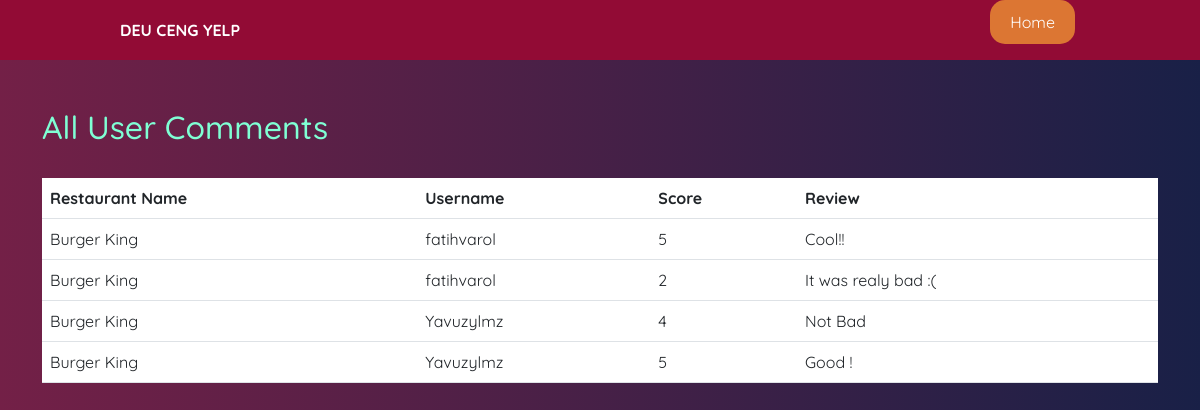
/Restaurantcomments.php?id=13, run on the app's committed database.
### tables this page shows
CREATE TABLE `reviews` (
  `ReviewId` int NOT NULL AUTO_INCREMENT,
  `Message` longtext,
  `Score` double DEFAULT NULL,
  `UserId` int DEFAULT NULL,
  `RestaurantId` int DEFAULT NULL,
  PRIMARY KEY (`ReviewId`),
  KEY `fk_reviews_users1_idx` (`UserId`),
  KEY `fk_reviews_restaurants1_idx` (`RestaurantId`),
  CONSTRAINT `fk_reviews_restaurants1` FOREIGN KEY (`RestaurantId`) REFERENCES `restaurants` (`RestaurantId`),
  CONSTRAINT `fk_reviews_users1` FOREIGN KEY (`UserId`) REFERENCES `users` (`UserId`)
);

CREATE TABLE `restaurants` (
  `RestaurantId` int NOT NULL AUTO_INCREMENT,
  `UserId` int DEFAULT NULL,
  `RestaurantName` varchar(50) DEFAULT NULL,
  `About` varchar(45) DEFAULT NULL,
  `ServiceScore` double DEFAULT '0',
  `TypeId` int NOT NULL,
  PRIMARY KEY (`RestaurantId`),
  KEY `fk_restaurants_restaurant_types_idx` (`TypeId`),
  CONSTRAINT `fk_restaurants_restaurant_types` FOREIGN KEY (`TypeId`) REFERENCES `restaurant_types` (`TypeId`)
);

CREATE TABLE `users` (
  `UserId` int NOT NULL AUTO_INCREMENT,
  `Name` varchar(45) DEFAULT NULL,
  `Surname` varchar(45) DEFAULT NULL,
  `Username` varchar(45) NOT NULL,
  `Password` varchar(45) NOT NULL,
  `UserType` int NOT NULL,
  PRIMARY KEY (`UserId`),
  UNIQUE KEY `Username_UNIQUE` (`Username`)
);

### RestaurantComments.php (the view, shortened to what this page needs)
<!DOCTYPE html>
<html lang="en">
<head>
    <link rel="stylesheet" href="	https://cdn.jsdelivr.net/npm/bootstrap@5.3.0-alpha1/dist/css/bootstrap.min.css">
</head>
<body style="background-image: image(src='images/Home.jpg');">
    <header>
        <a href="/Restaurant_Review/Home.php" class="logo">DEU CENG YELP</a>
        <nav>
            <ul>
                <li><a href="http://localhost/Restaurant_Review/Homeafterlogin.php#" class="cta">Home</a></li>
            </ul>
        </nav>
    </header>
    <div class="container my-5">
        <h2>All User Comments</h2>
        <br>
        <table class="table">
            <thead>
                <tr>
                    <th>Restaurant Name</th>
                    <th> Username </th>
                    <th> Score </th>
                    <th>Review</th>
                </tr>
            </thead>
            <tbody>
                <?php
                include "databasequery.php";
                if ($_SERVER['REQUEST_METHOD']=='GET') {
                    $id = $_GET["id"];
                }
                $sql = "SELECT * FROM reviews where RestaurantId = $id";
                $result = $conn->query($sql);
                    while ($row = $result->fetch()) {
                         $controlaccount = $conn->prepare("SELECT * FROM restaurants where RestaurantId = ? ");
                         $RestId = $row['RestaurantId'];
                         $controlaccount->execute([$RestId]);
                         $row2 = $controlaccount->fetch();
                         $controlaccount2 = $conn->prepare("SELECT * FROM users where UserId = ? ");
                         $RestId2 = $row['UserId'];
                         $controlaccount2->execute([$RestId2]);
                         $row3 = $controlaccount2->fetch();
                        echo "
                        <tr>
                        <td>$row2[RestaurantName] </td>
                        <td>$row3[Username] </td>
                        <td>$row[Score]</td>
                         <td>$row[Message]</td>
                        </tr>
                        ";
                    }
                ?>
            </tbody>
        </table>
    </div>
</body>
</html>

### RestaurantComments.php (style rules this page uses)
body { margin-left: 0; margin-bottom: 0; margin-top: 0; height: 100%; font-family: 'Quicksand', sans-serif; background-image: linear-gradient(to right, rgba(100, 8, 51, 0.9), rgba(0, 8, 51, 0.9)) }
a { text-decoration: none; }
li { list-style-type: none; }
header { display: flex; flex-direction: row; align-items: center; padding: 0px 10%; background-color: #920b35; justify-content: space-between; }
.logo { color: #FFF; font-weight: 900; }
nav ul { display: flex; flex-direction: row; }
nav ul li { margin-left: 5px; margin-right: 5px; }
nav ul li a { color: #FFF; display: block; padding: 10px 20px; border-radius: 1px; }
.cta { background-color: #DC7633; color: #FFF; border-radius: 15px; }
tr { color: white; }
h2 { color: aquamarine; }

### data on the page
reviews: RestaurantId.RestaurantName "Burger King", UserId.Username "fatihvarol", Score "5", Message "Cool!!"
reviews: RestaurantId.RestaurantName "Burger King", UserId.Username "fatihvarol", Score "2", Message "It was realy bad :("
reviews: RestaurantId.RestaurantName "Burger King", UserId.Username "Yavuzylmz", Score "4", Message "Not Bad"
reviews: RestaurantId.RestaurantName "Burger King", UserId.Username "Yavuzylmz", Score "5", Message "Good !"
